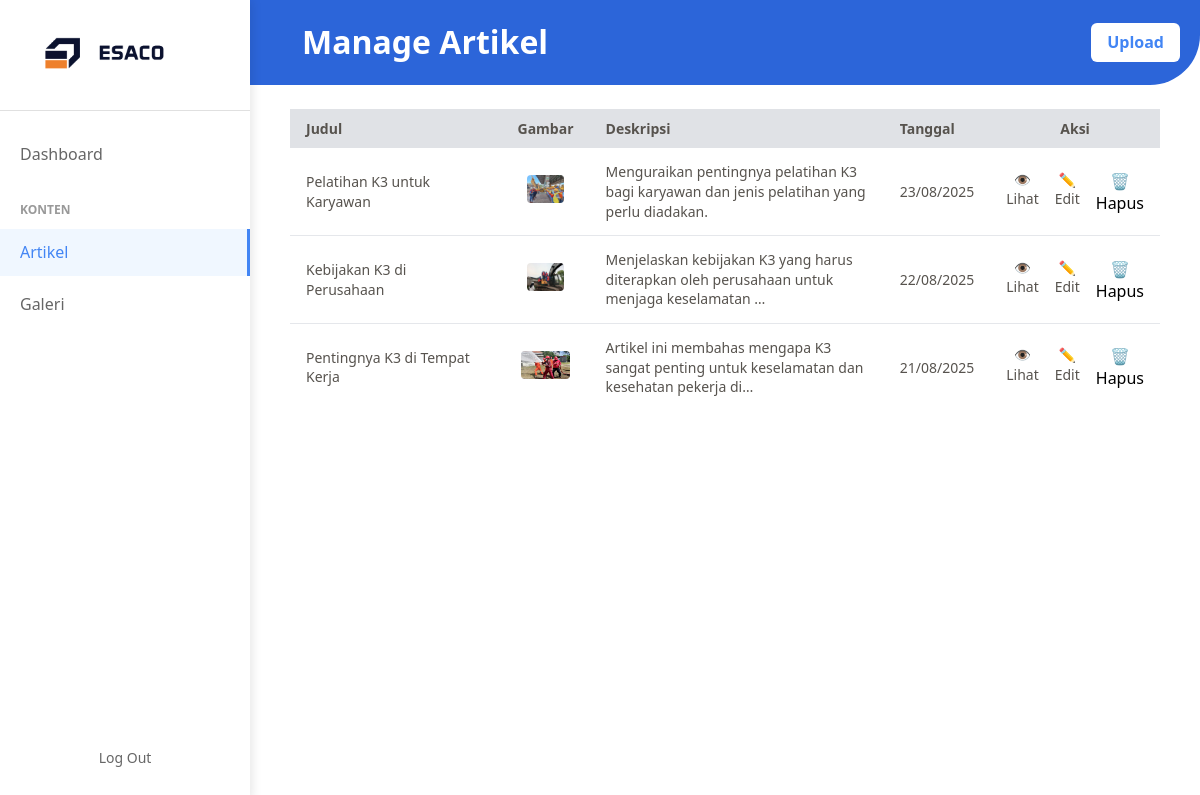
The page /manageartikel.php on the database its author committed.
### tables this page shows
CREATE TABLE `gallery` (
  `id` int NOT NULL,
  `image_url` varchar(255) NOT NULL,
  `alt_text` varchar(255) DEFAULT NULL,
  `date` date DEFAULT NULL,
  `category` varchar(255) DEFAULT NULL,
  `category_id` int DEFAULT NULL
);

CREATE TABLE `articles` (
  `id` int NOT NULL,
  `title` varchar(255) NOT NULL,
  `date` date NOT NULL,
  `description` text NOT NULL,
  `image_url` varchar(255) NOT NULL,
  `content` text
);

### manageartikel.php (the view, shortened to what this page needs)
<?php
require __DIR__ . '/connect.php';
$stmt = $pdo->query("SELECT id, title, description, image_url, date FROM articles ORDER BY id DESC");
$artikels = $stmt->fetchAll();
?>
<!DOCTYPE html>
<html lang="id">
<head>
</head>
<body>
  <div class="container">
  <?php
  include 'sidebar.php';
  ?>
    <main class="content" role="main" aria-label="Manage Artikel Main Content">
      <div class="header">
        <h1>Manage Artikel</h1>
        <a class="upload-btn" href="upload_artikel.php">Upload</a>
      </div>
      <div class="table-wrapper" role="region" aria-label="Daftar artikel">
        <table>
          <thead>
            <tr>
              <th scope="col">Judul</th>
              <th scope="col">Gambar</th>
              <th scope="col">Deskripsi</th>
              <th scope="col">Tanggal</th>
              <th scope="col">Aksi</th>
            </tr>
          </thead>
          <tbody>
            <?php if (!$artikels): ?>
                <tr><td colspan="5" style="text-align:center;padding:24px">Belum ada data.</td></tr>
            <?php else: foreach ($artikels as $a): ?>
            <tr>
              <td><?= ($a['title']) ?></td>
              <td>
                <?php if ($a['image_url']): ?>
                  <img src="<?= ($a['image_url']) ?>" alt="" style="height:28px;border-radius:4px">
                <?php else: ?>
                  <span aria-label="Tidak ada gambar">—</span>
                <?php endif; ?>
              </td>
              <td><?= (mb_strimwidth($a['description'], 0, 90, '…', 'UTF-8')) ?></td>
              <td><?= (date('d/m/Y', strtotime($a['date']))) ?></td>
              <td>
                <div class="action-icons">
                  <a class="btn-icon" href="view.php?id=<?= (int)$a['id'] ?>">👁️ Lihat</a>
                  <a class="btn-icon" href="edit.php?id=<?= (int)$a['id'] ?>">✏️ Edit</a>
                  <form action="delete.php" method="post" onsubmit="return confirm('Hapus artikel ini?')" style="display:inline">
                    <button class="btn-icon btn-danger" type="submit">🗑️ Hapus</button>
                  </form>
                </div>
              </td>
            </tr>
            <?php endforeach; endif; ?>
          </tbody>
        </table>
      </div>
    </main>
  </div>
</body>
</html>

### sidebar.php (shortened to what this page needs)
<!DOCTYPE html>
<html lang="en">
<head>
</head>
<body>
    <?php include 'connect.php';
    $current_page = basename($_SERVER['PHP_SELF']);
   $sql = "SELECT image_url, alt_text FROM gallery WHERE alt_text = 'logo' LIMIT 1";
    $result = $conn->query($sql);
    if ($result->num_rows > 0) {
        $row = $result->fetch_assoc();
        $logo_path = "uploads/" . $row['image_url'];
        $logo_alt  = $row['alt_text'];
    } else {
        $logo_path = "uploads/web-esaco-logo-1-2048x702.png";
        $logo_alt  = "logo";
    }
    ?>
    <div class="sidebar" id="sidebar">
        <div class="logo" aria-label="ESACO Logo">
            <img src="<?php echo $logo_path; ?>" alt="<?php echo $logo_alt; ?>">
        </div>
        <ul class="nav-menu">
            <li class="nav-item">
                <a href="dashboard.php" class="nav-link <?php echo ($current_page == 'dashboard.php') ? 'active' : ''; ?>">Dashboard</a>
            </li>
            <div class="nav-section">Konten</div>
            <li class="nav-item">
                <a href="manageartikel.php" class="nav-link <?php echo ($current_page == 'manageartikel.php') ? 'active' : ''; ?>">Artikel</a>
            </li>
            <li class="nav-item">
                <a href="managegambar.php" class="nav-link <?php echo ($current_page == 'managegambar.php') ? 'active' : ''; ?>">Galeri</a>
            </li>
        </ul>
        <div class="logout"><a href="homepage.php">Log Out</a></div>
    </div>
</body>
</html>

### manageartikel.php (style rules this page uses)
* { box-sizing: border-box; }
body { margin: 0; font-family: -apple-system, BlinkMacSystemFont, "Segoe UI", Roboto, Oxygen, Ubuntu, Cantarell, "Open Sans", "Helvetica Neue", sans-serif; background: #fff; color: #3f3f46; line-height: 1.5; }
a { color: inherit; text-decoration: none; cursor: pointer; }
ul { list-style: none; padding: 0; margin: 0; }
button { font-size: 1rem; font-family: inherit; cursor: pointer; border: none; background: none; padding: 0; margin: 0; }
.container { display: flex; min-height: 100vh; flex-direction: row; }
.content { margin-left: 250px; padding: 0; background: white; }
.header { background: #2c65d9; color: white; padding: 20px; border-radius: 0 0 50px 0; display: flex; justify-content: space-between; align-items: center; }
.header h1 { font-size: 32px; font-weight: 700; padding-left: 32px; }
.upload-btn { padding: 8px 16px; background-color: white; border: none; border-radius: 6px; cursor: pointer; font-weight: 600; color: #4285f4; }
.table-wrapper { overflow-x: auto; flex: 1; padding: 24px 40px; }
table { width: 100%; border-collapse: collapse; font-size: 14px; color: #57534e; min-width: 720px; }
thead tr { background-color: #9ca3af50; color: #57534e; user-select: none; }
thead th { padding: 10px 16px; text-align: left; font-weight: 600; vertical-align: middle; }
thead th:nth-child(1) { width: 25%; }
thead th:nth-child(2) { width: 8%; text-align: center; }
thead th:nth-child(3) { width: 35%; }
thead th:nth-child(4) { width: 12%; }
thead th:nth-child(5) { width: 15%; text-align: center; }
tbody tr { border-bottom: 1px solid #e5e7eb; }
tbody tr:last-child { border-bottom: none; }
tbody td { padding: 14px 16px; vertical-align: middle; text-align: left; }
tbody td:nth-child(2) { text-align: center; }
tbody td:nth-child(5) { text-align: center; }
.action-icons { display: flex; gap: 16px; justify-content: center; }
.action-icons button { background: transparent; border: none; padding: 0; cursor: pointer; transition: stroke 0.25s ease; }

### sidebar.php (style rules this page uses)
*, *::before, *::after { box-sizing: border-box; }
body, h1, h2, ul, li, p, button { margin: 0; padding: 0; }
body { font-family: 'Segoe UI', Tahoma, Geneva, Verdana, sans-serif; background: #ffff; color: #1f2937; line-height: 1.4; min-height: 100vh; display: flex; }
.sidebar { width: 250px; background-color: white; box-shadow: 2px 0 10px rgba(0,0,0,0.1); padding: 20px 0; position: fixed; height: 100vh; z-index: 1000; }
.logo { display: flex; align-items: center; padding: 0 20px 30px; border-bottom: 1px solid #e0e0e0; margin-bottom: 20px; }
.logo img { height: 60px; margin-right: 10px; display: flex; align-items: center; justify-content: center; font-weight: bold; color: white; font-size: 14px; }
.nav-menu { list-style: none; }
.nav-item { margin-bottom: 5px; }
.nav-link { display: flex; align-items: center; padding: 12px 20px; text-decoration: none; color: #666; transition: all 0.3s ease; }
.nav-link:hover, .nav-link.active { background-color: #f0f7ff; color: #4285f4; border-right: 3px solid #4285f4; }
.nav-section { color: #999; font-size: 12px; text-transform: uppercase; padding: 20px 20px 10px; font-weight: 600; }
.logout { position: absolute; align-items: center; justify-content: center; bottom: 20px; left: 0; right: 0; display: flex; }
.logout a { display: flex; align-items: center; padding: 12px 0; text-decoration: none; color: #666; font-size: 14px; }

### rows shown on the page
gallery: image_url+alt_text (picture)
articles: title "Pelatihan K3 untuk Karyawan", image_url (picture), description "Menguraikan pentingnya pelatihan K3 bagi karyawan dan jenis pelatihan yang perlu diadakan.", date "23/08/2025"
articles: title "Kebijakan K3 di Perusahaan", image_url (picture), description "Menjelaskan kebijakan K3 yang harus diterapkan oleh perusahaan untuk menjaga keselamatan …", date "22/08/2025"
articles: title "Pentingnya K3 di Tempat Kerja", image_url (picture), description "Artikel ini membahas mengapa K3 sangat penting untuk keselamatan dan kesehatan pekerja di…", date "21/08/2025"
